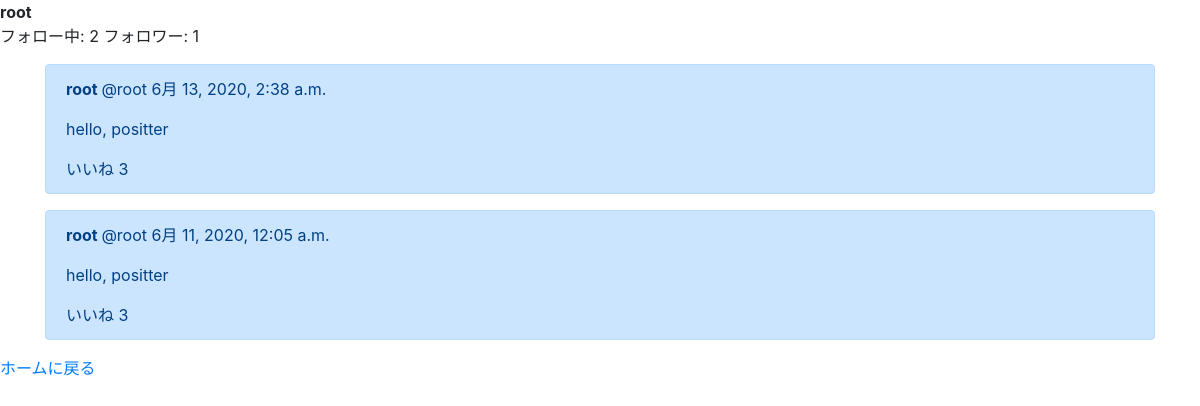
The app's page /profile/root/ (signed in) with its own data.
### positterapp/models.py (models this page shows, shortened)
class Post(models.Model):
    author = models.ForeignKey(User, on_delete=models.CASCADE)
    text = models.TextField()
    positive_score = models.IntegerField(null=True)
    created_at = models.DateTimeField(default=timezone.now)
    like_num = models.IntegerField(default=0, blank=True)

class Profile(models.Model):
    user = models.OneToOneField(User,
                                on_delete=models.CASCADE,
                                related_name="profile")
    display_name = models.CharField(max_length=20)
    birthday = models.DateField(auto_now=False, null=True, blank=True)

### positterapp/views.py (the view)
# urls.py: path('profile/<str:username>/', views.profilefunc, name='profile'),
def profilefunc(request, username):
    user = get_object_or_404(User, username=username)
    object_list = Post.objects.filter(author=user)
    logined_user = request.user
    if Follow.objects.filter(user=logined_user, follow_id=user).count() == 0:
        is_following = False
    else:
        is_following = True
    like_tf = []
    for i in object_list[::-1]:
        if Like.objects.filter(user=logined_user, post=i).count() == 0:
            like_tf.append(False)
        else:
            like_tf.append(True)
    zip_l = zip(object_list[::-1], like_tf)
    followed_n = Follow.objects.filter(user=user).count()
    follower_n = Follow.objects.filter(follow_id=user).count()
    return render(request, 'profile.html', {
        'user': user,
        'object_list': zip_l,
        'logined_user': logined_user,
         'follower_n': follower_n,
        'followed_n': followed_n,
        'is_following': is_following,
    })

### templates/profile.html (shortened to what this page needs)
{% extends 'base.html' %}
{% block content %}
<b>{{user.username}} </b>
<p>フォロー中: <span id="followed">{{ followed_n }}   </span>フォロワー: <span id="follower">{{ follower_n }}</span></p>
<div class="container">
    {% for item, tf in object_list %}
    <div class="alert alert-primary" role="alert">
        <p><b>{{item.author.profile.display_name}} </b>@{{item.author}}   {{item.created_at}}</p>
        <p>{{ item.text}}</p>
        {% if tf %}
        <a role="button" onclick="likes('{{ item.pk }}', '{{tf}}')" id='like_{{item.pk}}' style="color: red;">いいね</a>
        <span id="like_num_{{item.pk}}">{{ item.like_num }}</span>
        {% else %}
        <a role="button" onclick="likes('{{ item.pk }}', '{{tf}}')" id='like_{{item.pk}}'>いいね</a>
        <span id="like_num_{{item.pk}}">{{ item.like_num }}</span>
        {% endif %}
    </div>
    {% endfor %}
</div>
<a href="{% url 'home'%}">ホームに戻る</a>
{% endblock content %}

### records on screen
Post: author.profile.display_name "root", author "root", created_at "6月 13, 2020, 2:38 a.m.", text "hello, positter", like_num "3"
Post: author.profile.display_name "root", author "root", created_at "6月 11, 2020, 12:05 a.m.", text "hello, positter", like_num "3"

### other values on screen
{{ user.username }} "root"
{{ followed_n }} "2"
{{ follower_n }} "1"
